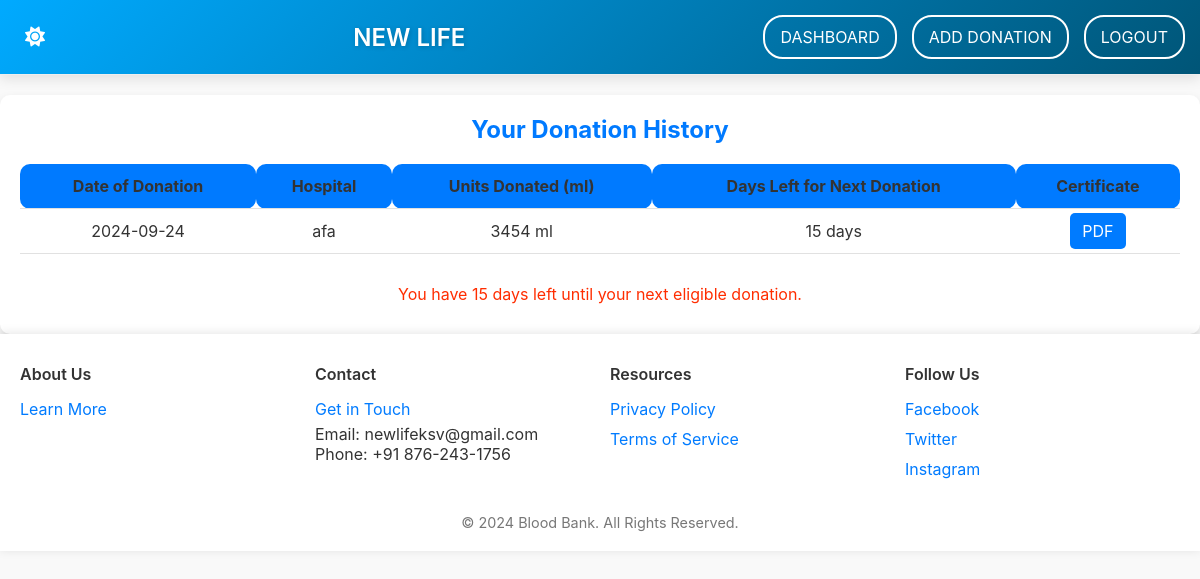
Page /donation_history.php (signed in) on the committed database.
### tables this page shows
CREATE TABLE `donation_history` (
  `id` int NOT NULL,
  `donor_id` int NOT NULL,
  `donation_date` date NOT NULL,
  `blood_quantity` int NOT NULL,
  `hospital` varchar(255) NOT NULL,
  `created_at` timestamp NULL DEFAULT CURRENT_TIMESTAMP,
  `receiver_name` varchar(100) DEFAULT NULL
);

### donation_history.php (the view, shortened to what this page needs)
<?php
include 'db.php';
$donor_id = $_SESSION['donor_id'];
$query = "SELECT id, donation_date, hospital, blood_quantity FROM donation_history WHERE donor_id = ? ORDER BY donation_date DESC";
$stmt = $conn->prepare($query);
$stmt->bind_param("i", $donor_id);
$stmt->execute();
$result = $stmt->get_result();
$donations = $result->fetch_all(MYSQLI_ASSOC);
$current_date = new DateTime();
$days_left = null;
if (!empty($donations)) {
    $last_donation_date = new DateTime($donations[0]['donation_date']);
    $interval = $current_date->diff($last_donation_date);
    if ($interval->days < 84) {
        $days_left = 84 - $interval->days;
    }
}
?>
<!DOCTYPE html>
<html lang="en">
<head>
    <link rel="stylesheet" href="donation_history.css">
</head>
<body>
    <main class="history-container">
        <h1>Your Donation History</h1>
        <?php if (!empty($donations)): ?>
            <div>
            <table class="history-table">
                <thead>
                    <tr>
                        <th>Date of Donation</th>
                        <th>Hospital</th>
                        <th>Units Donated (ml)</th>
                        <th>Days Left for Next Donation</th>
                        <th>Certificate</th>
                    </tr>
                </thead>
                <tbody>
                    <?php foreach ($donations as $donation): ?>
                        <tr>
                            <td><?php echo htmlspecialchars($donation['donation_date']); ?></td>
                            <td><?php echo htmlspecialchars($donation['hospital']); ?></td>
                            <td><?php echo htmlspecialchars($donation['blood_quantity']); ?> ml</td>
                            <td>
                                <?php
                                $donation_date = new DateTime($donation['donation_date']);
                                $interval = $current_date->diff($donation_date);
                                echo ($interval->days < 84) ? (84 - $interval->days) . ' days' : 'Eligible for donation';
                                ?>
                            </td>
                            <td>
                                <a href="?donation_id=<?php echo $donation['id']; ?>" class="download_btn">PDF</a>
                            </td>
                        </tr>
                        </div>
                    <?php endforeach; ?>
            <?php if (!is_null($days_left)): ?>
                <div class="next-donation">
                    You have <?php echo $days_left; ?> days left until your next eligible donation.
                </div>
            <?php endif; ?>
        <?php else: ?>
            <p>No donation history found.</p>
        <?php endif; ?>
    </main>
    <?php include 'footer.php'; ?>
</body>
</html>

### donation_history.css (style rules this page uses)
body { font-family: -apple-system, BlinkMacSystemFont, "Segoe UI", Roboto, "Helvetica Neue", Arial, sans-serif; background-color: #f9f9f9; color: #333; margin: 0; padding: 0; overflow-x: hidden; }
.history-container { background-color: white; border-radius: 10px; box-shadow: 0 4px 10px rgba(0, 0, 0, 0.1); padding: 20px; margin-top: 20px; width: 100%; }
h1 { font-size: 24px; text-align: center; margin-bottom: 20px; color: #007aff; }
table { width: 100%; border-collapse: collapse; table-layout: auto; }
th, td { padding: 12px; text-align: left; border-bottom: 1px solid #e1e1e1; word-wrap: break-word; text-align: center; }
th { background-color: #007aff; font-weight: bold; border-radius: 10px; align-items: center; text-align: center; }
.download_btn { background-color: #007bff; color: white; padding: 6% 9%; text-decoration: none; border-radius: 5px; }
.next-donation { margin-top: 20px; padding: 10px; text-align: center; color: #ff2d00; }

### rows in the picture
donation_history: donation_date "2024-09-24", hospital "afa", blood_quantity "3454", 84-$interval->days "15", donation_date "15"
